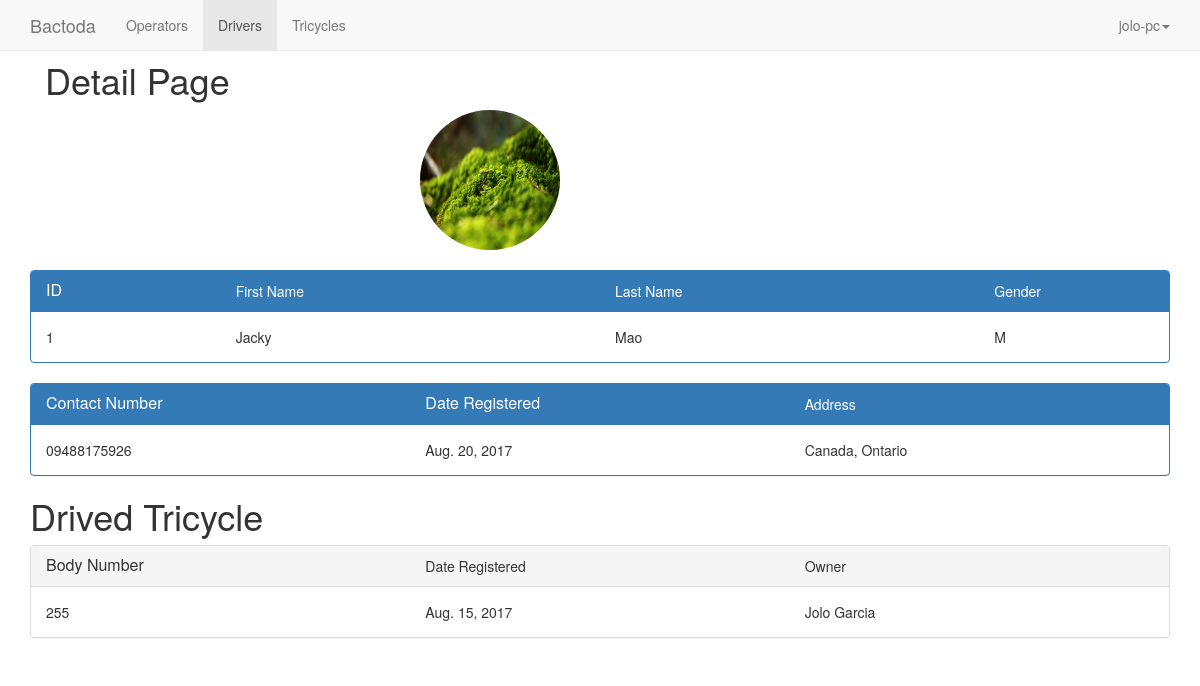
The page /home/driver/1 (signed in) on the database its author committed.
### tricycle/models.py (models this page shows, shortened)
class Driver(models.Model):
    first_name = models.CharField(max_length=250)
    last_name = models.CharField(max_length=100)
    age = models.IntegerField()
    gender = models.CharField(max_length=1)
    address = models.CharField(max_length = 300)
    date_registered = models.DateField()
    contact_number = models.CharField(max_length = 15)
    image = models.FileField()

class Tricycle(models.Model):
    operator = models.ForeignKey(Operator,on_delete=models.CASCADE)
    body_number = models.IntegerField(unique = True,
                                      validators=[
                                          MaxValueValidator(1000),
                                          MinValueValidator(1)
                                          ])
    date_registered = models.DateField()
    driver = models.OneToOneField(
        Driver,
        on_delete=models.SET_NULL,
        null=True,
    )

class Operator(models.Model):
    first_name = models.CharField(max_length=250)
    last_name = models.CharField(max_length=100)
    age = models.IntegerField()
    gender = models.CharField(max_length=1)
    address = models.CharField(max_length = 300)
    date_registered = models.DateField()
    contact_number = models.CharField(max_length = 15)
    image = models.FileField()
    def __str__(self):
        return self.first_name+" "+self.last_name

### tricycle/views.py (the view)
# urls.py: url(r'^driver/(?P<pk>[0-9]+)$',views.DriverDetailView.as_view(),name="driver-details"),
class DriverDetailView(LoginRequiredMixin,generic.DetailView):
    login_url = '/admin/login/'
    model = Driver
    template_name = 'tricycle/driver/details.html'

### tricycle/templates/tricycle/driver/details.html (shortened to what this page needs)
{% extends "tricycle/header.html" %}
{%block li2%}active{%endblock%}
{% block content %}
  <div class="container">
    <h1>Detail Page</h1>
  </div>
  <div class="row">
    <div class="col-md-4"></div>
    <div class="col-md-4">
      <img src="{{driver.image.url}}" height="140" width="140" class="img-circle" alt="">
    </div>
    <div class="col-md-4"></div>
  </div>
  <br>
  <div class="panel panel-primary">
    <div class="panel-heading">
      <div class="row">
        <div class="col-md-2"><h3 class="panel-title">ID</h3></div>
        <div class="col-md-4">First Name</div>
        <div class="col-md-4">Last Name</div>
        <div class="col-md-2">Gender</div>
      </div>
    </div>
    <div class="panel-body">
      <div class="row">
        <div class="col-md-2">{{driver.id}}</div>
        <div class="col-md-4">{{driver.first_name}}</div>
        <div class="col-md-4">{{driver.last_name}}</div>
        <div class="col-md-2">{{driver.gender}}</div>
      </div>
    </div>
  </div>
  <div class="panel panel-primary">
    <div class="panel-heading">
      <div class="row">
        <div class="col-md-4"><h3 class="panel-title">Contact Number</h3></div>
        <div class="col-md-4"><h3 class="panel-title">Date Registered</h3></div>
        <div class="col-md-4">Address</div>
      </div>
    </div>
    <div class="panel-body">
      <div class="row">
        <div class="col-md-4">{{driver.contact_number}}</div>
        <div class="col-md-4">{{driver.date_registered}}</div>
        <div class="col-md-4">{{driver.address}}</div>
      </div>
    </div>
  </div>
  <h1>Drived Tricycle</h1>
  <div class="panel panel-default">
    <div class="panel-heading">
      <div class="row">
        <div class="col-md-4"><h3 class="panel-title">Body Number</h3></div>
        <div class="col-md-4">Date Registered</div>
        <div class="col-md-4">Owner</div>
      </div>
    </div>
    <div class="panel-body">
      <div class="row">
        <div class="col-md-4">{{driver.tricycle.body_number}}</div>
        <div class="col-md-4">{{driver.tricycle.date_registered}}</div>
        <div class="col-md-4">{{driver.tricycle.operator}}</div>
      </div>
    </div>
  </div>
{% endblock%}

### tricycle/templates/tricycle/header.html (shortened to what this page needs)
<!DOCTYPE html>
<html lang="en">
  <head>
	{% load staticfiles %}
    <link href="{% static 'tricycle/css/bootstrap.min.css'%}" rel="stylesheet">
  </head>
  <body>
	    <nav class="navbar navbar-default navbar-fixed-top">
      <div class="container">
        <div class="navbar-header">
          <a class="navbar-brand" href="{% url 'tricycle:index' %}">Bactoda</a>
        </div>
        <div id="navbar" class="navbar-collapse collapse">
          <ul class="nav navbar-nav">
            <li class="{%block li1%}{%endblock%}" ><a href="{% url 'tricycle:index' %}">Operators</a></li>
            <li class="{%block li2%}{%endblock%}"><a href="{%url 'tricycle:driver-index'%}">Drivers</a></li>
            <li class="{%block li3%}{%endblock%}"><a href="{%url 'tricycle:tricycle-index'%}">Tricycles</a></li>
          </ul>
          <ul class="nav navbar-nav navbar-right">
           <li class="dropdown">
              <a href="" class="dropdown-toggle" data-toggle="dropdown" role="button" aria-haspopup="true" aria-expanded="false">{{ user.get_username }}<span class="caret"></span></a>
            </li>
          </ul>
        </div>
      </div>
    </nav>
	<br><br>
<div class = "container">
	{% block content%}
	{% endblock %}
</div>
  </body>
</html>

### rows shown on the page
Driver: image (picture), id "1", first_name "Jacky", last_name "Mao", gender "M", contact_number "09488175926", date_registered "Aug. 20, 2017", address "Canada, Ontario", tricycle.body_number "255", tricycle.date_registered "Aug. 15, 2017", tricycle.operator "Jolo Garcia"

### other values the page prints
{{ user.get_username }} "jolo-pc"
